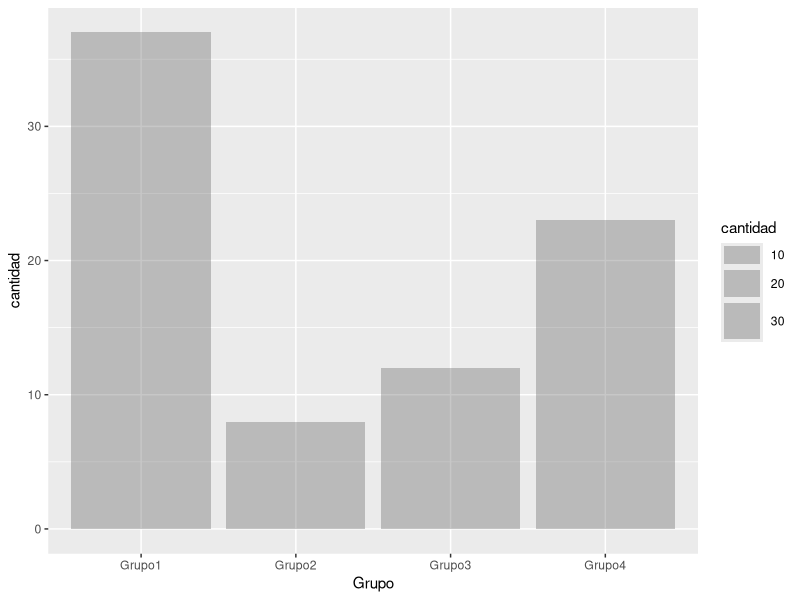

Source code (R):
## ---- chunk 1
library(tidyverse)
## ---- chunk 2
# datos será un 'data frame'
z_amortiguamiento <- read_csv(file = 'data/zon_amortiguamiento.csv')
head(z_amortiguamiento)
## ---- chunk 3
dplyr::filter(z_amortiguamiento, Superficie > 400000.00 )
## ---- chunk 4
filter01 <- dplyr::filter(z_amortiguamiento,Superficie > 400000.00 )
## ---- chunk 5
(filter02 <- dplyr::filter(z_amortiguamiento,Superficie > 400000.00))
## ---- chunk 6
dplyr::filter(z_amortiguamiento,Superficie > 400000.00)
## ---- chunk 7
sqrt(2)^2 == 2
1 / 49 * 49 == 1
## ---- chunk 8
near(sqrt(2)^2, 2)
near(1 / 49 * 49, 1)
## ---- chunk 9
dplyr::filter(z_amortiguamiento, Superficie == 310242.10 | Superficie == 1880.50)
## ---- chunk 10
dplyr::filter(z_amortiguamiento, Superficie %in% c(310242.10, 1880.50))
## ---- chunk 11
dplyr::filter(z_amortiguamiento,!(Superficie > 8652.24  | Superficie < 26.2))
## ---- chunk 12
arrange(z_amortiguamiento, Codigo)
## ---- chunk 13
arrange(z_amortiguamiento, desc(Superficie))
## ---- chunk 14
# Seleccionar columnas por nombre
dplyr::select(z_amortiguamiento, Codigo, Area_natur)
# Seleccionar todas las columnas entre Codigo y Periodo (incluyente)
dplyr::select(z_amortiguamiento, Codigo:Periodo)
# Seleccionar todas las columnas excepto aquellas entre Codigo y Periodo (incluyente)
dplyr::select(z_amortiguamiento, -(Codigo:Periodo))
## ---- chunk 15
names(z_amortiguamiento)
# new name = old name
df <- rename(z_amortiguamiento, "Baselegal" = Base_legal)
names(df)
## ---- chunk 16
dplyr::select(z_amortiguamiento, Superficie, everything())
## ---- chunk 17
z_amortiguamiento_sl <- dplyr::select(
  z_amortiguamiento,
  Codigo:Periodo,
  contains("leg"),
  Superficie
)

mutate(
  z_amortiguamiento_sl,
  area_ha = Superficie / 10000,
  inicio_legal = str_split(Periodo, "-", simplify = TRUE)[,1],
  fin_legal = str_split(Periodo, "-", simplify = TRUE)[,2]
)
## ---- chunk 18
transmute(
  z_amortiguamiento_sl,
  area_ha = Superficie / 10000,
  inicio_legal = str_split(Periodo, "-", simplify = TRUE)[,1],
  fin_legal = str_split(Periodo, "-", simplify = TRUE)[,2]
)
## ---- chunk 19
(x <- 1:10)
lag(x)
lead(x)
## ---- chunk 20
x
cumsum(x)
cummean(x)
## ---- chunk 21
summarize(z_amortiguamiento, area_mean = mean(Superficie, na.rm = TRUE))
## ---- chunk 22
z_amortiguamiento_g <- mutate(z_amortiguamiento, 
       Grupo = case_when(
         Superficie < 50000 ~ "Grupo1",
         Superficie >= 50000 & Superficie <= 100000 ~ "Grupo2",
         Superficie >= 100000 & Superficie <= 200000 ~ "Grupo3",
         Superficie >= 200000 ~ "Grupo4"
       ))
by_group <- group_by(z_amortiguamiento_g, Grupo)
summarize(by_group, sup_mean = mean(Superficie, na.rm = TRUE))
## ---- chunk 23
z_amortiguamiento_r <- z_amortiguamiento_g %>% 
  group_by(Grupo) %>% 
  summarise(
    cantidad = n(),
    sup_mean = mean(Superficie, na.rm = TRUE)
  )

ggplot(data = z_amortiguamiento_r, mapping = aes(x = Grupo, y = cantidad)) +
 geom_col(aes(size = cantidad), alpha = 1/3) +
 geom_smooth(se = FALSE)
